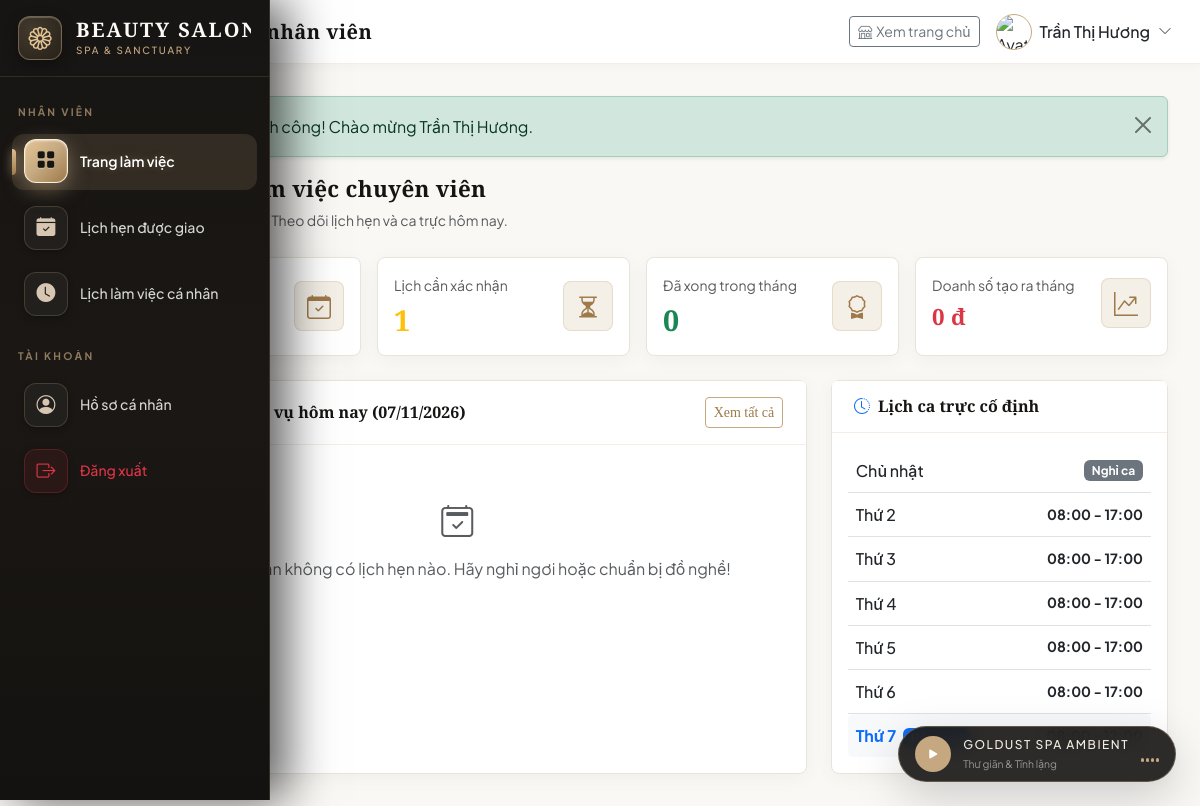
Page /staff/index.php (signed in) on the committed database.
### tables this page shows
CREATE TABLE work_schedules (
    id INT AUTO_INCREMENT PRIMARY KEY,
    staff_id INT NOT NULL,
    day_of_week TINYINT NOT NULL COMMENT '0=Chủ nhật, 1=Thứ 2, ..., 6=Thứ 7',
    start_time TIME NOT NULL,
    end_time TIME NOT NULL,
    is_off TINYINT(1) NOT NULL DEFAULT 0 COMMENT '1=Nghỉ, 0=Làm việc',
    FOREIGN KEY (staff_id) REFERENCES users(id) ON DELETE CASCADE ON UPDATE CASCADE
);

### config/config.php (called while the page is built, shortened)
<?php
function formatCurrency($amount) {
    return number_format($amount, 0, ',', '.') . ' đ';
}
function formatTime($time) {
    return date('H:i', strtotime($time));
}
function getDayName($dayOfWeek) {
    $days = [
        0 => 'Chủ nhật',
        1 => 'Thứ 2',
        2 => 'Thứ 3',
        3 => 'Thứ 4',
        4 => 'Thứ 5',
        5 => 'Thứ 6',
        6 => 'Thứ 7'
    ];
    return $days[$dayOfWeek] ?? '';
}

### staff/index.php (the view, shortened to what this page needs)
<?php
require_once __DIR__ . '/../config/config.php';
$db = getDB();
$staffId = $_SESSION['user_id'];
$stmtToday = $db->prepare("
    SELECT COUNT(*) FROM appointments
    WHERE staff_id = ? AND appointment_date = CURDATE() AND status != 'cancelled'
");
$stmtToday->execute([$staffId]);
$todayCount = $stmtToday->fetchColumn();
$stmtPending = $db->prepare("
    SELECT COUNT(*) FROM appointments
    WHERE staff_id = ? AND status = 'pending'
");
$stmtPending->execute([$staffId]);
$pendingCount = $stmtPending->fetchColumn();
$stmtMonthCompleted = $db->prepare("
    SELECT COUNT(*) FROM appointments
    WHERE staff_id = ? AND status = 'completed'
      AND MONTH(appointment_date) = MONTH(CURDATE())
      AND YEAR(appointment_date) = YEAR(CURDATE())
");
$stmtMonthCompleted->execute([$staffId]);
$monthCompleted = $stmtMonthCompleted->fetchColumn();
$stmtRevenue = $db->prepare("
    SELECT COALESCE(SUM(i.final_amount), 0)
    FROM appointments a
    JOIN invoices i ON a.id = i.appointment_id AND i.payment_status = 'paid'
    WHERE a.staff_id = ?
      AND MONTH(i.paid_at) = MONTH(CURDATE())
      AND YEAR(i.paid_at) = YEAR(CURDATE())
");
$stmtRevenue->execute([$staffId]);
$staffRevenue = $stmtRevenue->fetchColumn();
$stmtTodayAppts = $db->prepare("
    SELECT a.*, s.name AS service_name, s.duration, u.full_name AS customer_name, u.phone AS customer_phone
    FROM appointments a
    JOIN services s ON a.service_id = s.id
    JOIN users u ON a.customer_id = u.id
    WHERE a.staff_id = ? AND a.appointment_date = CURDATE()
    ORDER BY a.start_time ASC
");
$stmtTodayAppts->execute([$staffId]);
$todayAppts = $stmtTodayAppts->fetchAll();
$stmtSchedule = $db->prepare("
    SELECT * FROM work_schedules
    WHERE staff_id = ?
    ORDER BY day_of_week ASC
");
$stmtSchedule->execute([$staffId]);
$schedules = $stmtSchedule->fetchAll();
include __DIR__ . '/../includes/header.php';
?>
<div class="mb-4">
    <h4 class="fw-bold mb-1"><i class="bi bi-speedometer2 me-2 text-primary"></i>Khu vực làm việc chuyên viên</h4>
    <p class="text-muted small mb-0">Xin chào <strong><?= htmlspecialchars($_SESSION['full_name']) ?></strong>! Theo dõi lịch hẹn và ca trực hôm nay.</p>
</div>
<div class="row g-3 mb-4">
    <div class="col-xl-3 col-md-6">
        <div class="card stat-card h-100">
            <div class="card-body">
                <div class="d-flex justify-content-between align-items-center">
                    <div>
                        <p class="text-muted small mb-1">Lịch hẹn hôm nay</p>
                        <h3 class="fw-bold mb-0 text-primary"><?= $todayCount ?></h3>
                    </div>
                    <div class="stat-icon bg-primary bg-opacity-10 text-primary">
                        <i class="bi bi-calendar-check"></i>
                    </div>
                </div>
            </div>
        </div>
    </div>
    <div class="col-xl-3 col-md-6">
        <div class="card stat-card h-100">
            <div class="card-body">
                <div class="d-flex justify-content-between align-items-center">
                    <div>
                        <p class="text-muted small mb-1">Lịch cần xác nhận</p>
                        <h3 class="fw-bold mb-0 text-warning"><?= $pendingCount ?></h3>
                    </div>
                    <div class="stat-icon bg-warning bg-opacity-10 text-warning">
                        <i class="bi bi-hourglass-split"></i>
                    </div>
                </div>
            </div>
        </div>
    </div>
    <div class="col-xl-3 col-md-6">
        <div class="card stat-card h-100">
            <div class="card-body">
                <div class="d-flex justify-content-between align-items-center">
                    <div>
                        <p class="text-muted small mb-1">Đã xong trong tháng</p>
                        <h3 class="fw-bold mb-0 text-success"><?= $monthCompleted ?></h3>
                    </div>
                    <div class="stat-icon bg-success bg-opacity-10 text-success">
                        <i class="bi bi-award"></i>
                    </div>
                </div>
            </div>
        </div>
    </div>
    <div class="col-xl-3 col-md-6">
        <div class="card stat-card h-100">
            <div class="card-body">
                <div class="d-flex justify-content-between align-items-center">
                    <div>
                        <p class="text-muted small mb-1">Doanh số tạo ra tháng</p>
                        <h4 class="fw-bold mb-0 text-danger"><?= formatCurrency($staffRevenue) ?></h4>
                    </div>
                    <div class="stat-icon bg-danger bg-opacity-10 text-danger">
                        <i class="bi bi-graph-up-arrow"></i>
                    </div>
                </div>
            </div>
        </div>
    </div>
</div>
<div class="row g-4">
    <div class="col-lg-8">
        <div class="card table-card h-100">
            <div class="card-header bg-white d-flex justify-content-between align-items-center py-3">
                <h6 class="mb-0 fw-bold"><i class="bi bi-calendar-day me-2 text-primary"></i>Lịch hẹn phục vụ hôm nay (<?= date('d/m/Y') ?>)</h6>
                <a href="<?= BASE_URL ?>staff/appointments.php" class="btn btn-sm btn-outline-primary">Xem tất cả</a>
            </div>
            <div class="card-body p-0">
                <?php if (empty($todayAppts)): ?>
                    <div class="text-center py-5 text-muted">
                        <i class="bi bi-calendar2-check fs-2 d-block mb-2"></i>
                        Hôm nay bạn không có lịch hẹn nào. Hãy nghỉ ngơi hoặc chuẩn bị đồ nghề!
                    </div>
                <?php endif; ?>
            </div>
        </div>
    </div>
    <div class="col-lg-4">
        <div class="card table-card h-100">
            <div class="card-header bg-white py-3">
                <h6 class="mb-0 fw-bold"><i class="bi bi-clock-history me-2 text-primary"></i>Lịch ca trực cố định</h6>
            </div>
            <div class="card-body p-3">
                <ul class="list-group list-group-flush">
                    <?php
                    $todayW = intval(date('w'));
                    foreach ($schedules as $sc):
                        $isToday = ($sc['day_of_week'] == $todayW);
                    ?>
                    <li class="list-group-item d-flex justify-content-between align-items-center px-2 py-2 <?= $isToday ? 'bg-light rounded' : '' ?>">
                        <span class="fw-medium <?= $isToday ? 'text-primary fw-bold' : '' ?>">
                            <?= getDayName($sc['day_of_week']) ?>
                            <?php if ($isToday): ?><span class="badge bg-primary ms-1">Hôm nay</span><?php endif; ?>
                        </span>
                        <?php if ($sc['is_off']): ?>
                            <span class="badge bg-secondary">Nghỉ ca</span>
                        <?php else: ?>
                            <span class="small fw-bold text-dark">
                                <?= formatTime($sc['start_time']) ?> - <?= formatTime($sc['end_time']) ?>
                            </span>
                        <?php endif; ?>
                    </li>
                    <?php endforeach; ?>
                </ul>
            </div>
        </div>
    </div>
</div>
<?php include __DIR__ . '/../includes/footer.php'; ?>

### assets/css/style.css (style rules this page uses)
:root { --gold: #c5a880; --gold-light: #e5d5c0; --gold-dark: #9e7949; --gold-hover: #b38f5e; --canvas: #faf8f5; --surface: #ffffff; --surface-alt: #f4f0e8; --dark: #1c1a17; --dark-surface: #24211d; --dark-muted: #3a3530; --text-main: #2b2723; --text-muted: #78716a; --border-color: rgba(197, 168, 128, 0.3); --border-light: #e9e4db; --success: #2e7d32; --danger: #b71c1c; --warning: #c5a880; --info: #37474f; --font-serif: 'Cormorant Garamond', Georgia, serif; --font-sans: 'Plus Jakarta Sans', -apple-system, BlinkMacSystemFont, sans-serif; --radius-sm: 4px; --radius-md: 8px; --radius-lg: 16px; --radius-full: 9999px; --shadow-subtle: 0 4px 20px rgba(28, 26, 23, 0.04); --shadow-medium: 0 10px 30px rgba(28, 26, 23, 0.08); --shadow-hover: 0 16px 40px rgba(197, 168, 128, 0.15); }
* { margin: 0; padding: 0; box-sizing: border-box; }
html, body { overflow-x: hidden; width: 100%; max-width: 100vw; }
body { font-family: var(--font-sans); background-color: var(--canvas); color: var(--text-main); line-height: 1.7; font-weight: 400; -webkit-font-smoothing: antialiased; }
h1, h2, h3, h4, .font-serif { font-family: var(--font-serif); color: var(--dark); font-weight: 600; letter-spacing: 0.5px; }
h3 { font-size: 1.8rem; line-height: 1.3; }
h4 { font-size: 1.4rem; line-height: 1.4; }
p { color: var(--text-muted); }
a { color: var(--gold-dark); text-decoration: none; transition: all 0.25s ease; }
.stat-card { background: #ffffff; border: 1px solid var(--border-light) !important; box-shadow: var(--shadow-subtle) !important; }
.stat-icon { background: var(--surface-alt) !important; color: var(--gold-dark) !important; border: 1px solid rgba(197, 168, 128, 0.2); }
.table-card { background: #ffffff; border: 1px solid var(--border-light) !important; box-shadow: var(--shadow-subtle) !important; }

### includes/header.php (style rules this page uses)
:root { --sidebar-collapsed-width: 76px; --sidebar-expanded-width: 270px; --gold: #c5a880; --gold-light: #f4ede4; --gold-dark: #9e7949; --dark: #171513; --dark-elevated: #221f1b; --canvas: #faf8f5; }
body { font-family: 'Plus Jakarta Sans', -apple-system, BlinkMacSystemFont, sans-serif; background-color: var(--canvas); color: #2b2723; }
h1, h2, h3, h4, h5, .font-serif { font-family: 'Cormorant Garamond', Georgia, serif; letter-spacing: 0.3px; }
.stat-card { background: #fff; border: 1px solid rgba(197, 168, 128, 0.25); border-radius: 8px; box-shadow: 0 4px 15px rgba(28,26,23,0.04); transition: transform 0.2s, box-shadow 0.2s; }
.stat-icon { width: 50px; height: 50px; border-radius: 8px; display: flex; align-items: center; justify-content: center; font-size: 1.5rem; background-color: #faf5ee; color: var(--gold-dark); border: 1px solid rgba(197, 168, 128, 0.3); }
.table-card { background: #fff; border: 1px solid rgba(197, 168, 128, 0.2); border-radius: 8px; box-shadow: 0 4px 15px rgba(28,26,23,0.04); }
.table-card .card-header { background: #faf8f5; border-bottom: 1px solid rgba(197, 168, 128, 0.2); padding: 1.1rem 1.4rem; font-weight: 600; font-family: 'Cormorant Garamond', Georgia, serif; font-size: 1.25rem; color: var(--dark); }
.btn-outline-primary { color: var(--gold-dark) !important; border-color: var(--gold) !important; }

### rows in the picture
work_schedules: day_of_week "Chủ nhật", is_off "Nghỉ ca"
work_schedules: day_of_week "Thứ 2", start_time "08:00", end_time "17:00"
work_schedules: day_of_week "Thứ 3", start_time "08:00", end_time "17:00"
work_schedules: day_of_week "Thứ 4", start_time "08:00", end_time "17:00"
work_schedules: day_of_week "Thứ 5", start_time "08:00", end_time "17:00"
work_schedules: day_of_week "Thứ 6", start_time "08:00", end_time "17:00"
work_schedules: day_of_week "Thứ 7"

### other values in the picture
$pageTitle "Trang làm việc nhân viên"
$currentUser['full_name'] "Trần Thị Hương"
$flash['message'] "Đăng nhập thành công! Chào mừng Trần Thị Hương."
$_SESSION['full_name'] "Trần Thị Hương"
$pendingCount "1"
$monthCompleted "0"
formatCurrency($staffRevenue) "0 đ"
